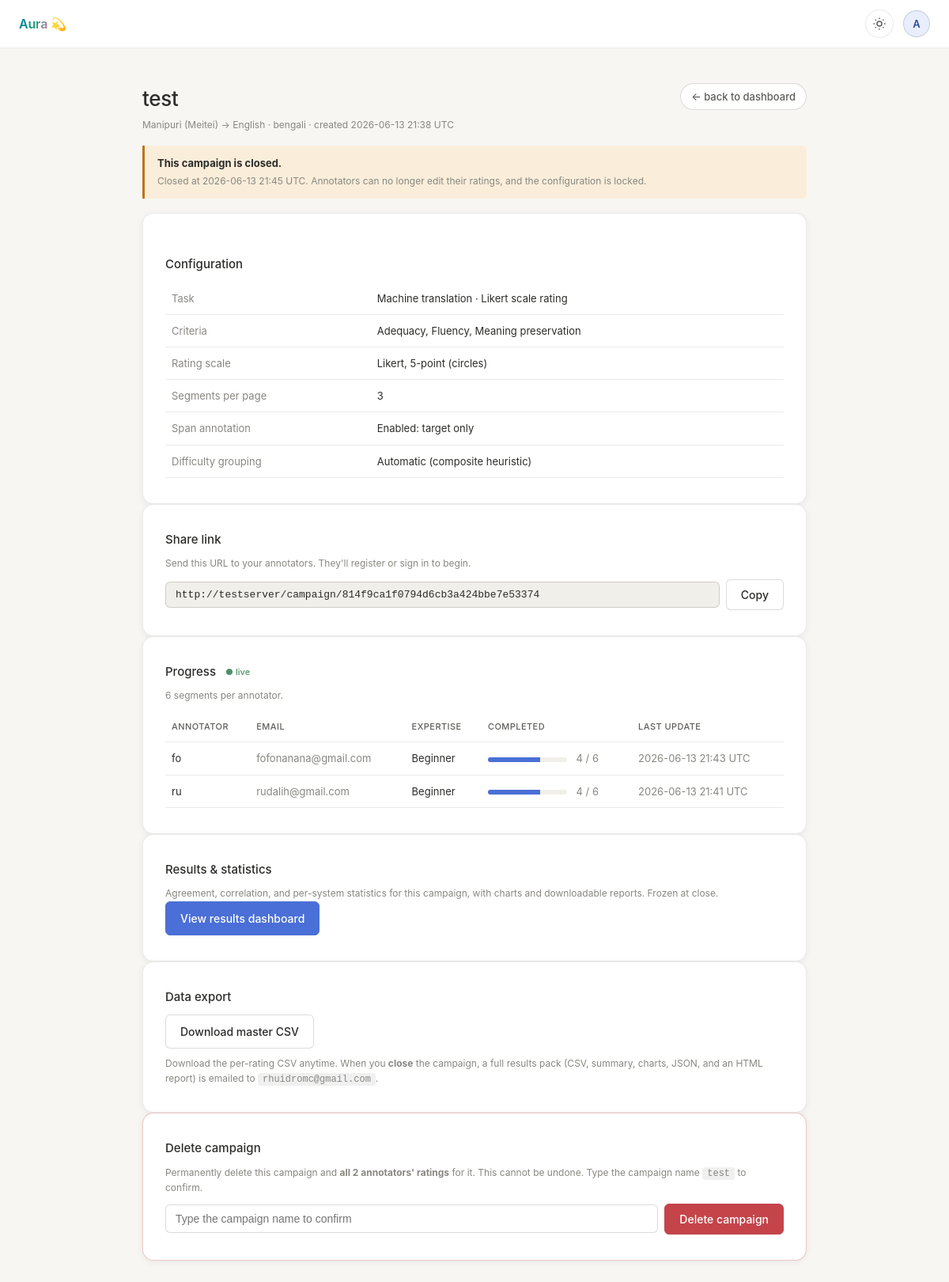
/admin/campaign/814f9ca1f0794d6cb3a424bbe7e53374 (signed in), run on the app's committed database.
### models.py (models this page shows, shortened)
class Campaign(db.Model):
    __tablename__ = "campaigns"
    id = db.Column(db.String(32), primary_key=True, default=_uuid)
    name = db.Column(db.String(200), nullable=False)
    source_language = db.Column(db.String(100), nullable=False, default="")
    target_language = db.Column(db.String(100), nullable=False, default="")
    task_type = db.Column(db.String(40), default="translation")
    input_label = db.Column(db.String(80), default="")
    output_label = db.Column(db.String(80), default="")
    difficulty_method = db.Column(db.String(20), default="auto")
    difficulty_easy_max = db.Column(db.Integer, default=0)   # length method: easy if <= this
    difficulty_hard_min = db.Column(db.Integer, default=0)   # length method: hard if >= this
    served_difficulties = db.Column(db.String(50), default="")
    expertise_matching = db.Column(db.Boolean, default=False)
    rating_position = db.Column(db.String(10), default="side")   # "side" | "below"
    span_position = db.Column(db.String(10), default="below")    # "below" | "beside"
    owner_email = db.Column(db.String(200), default="")          # who created it (results email)
    script = db.Column(db.String(50), default=None)
    segments_json = db.Column(db.Text, nullable=False)
    criteria_json = db.Column(db.Text, default="")
    instructions = db.Column(db.Text, default="")
    span_instructions = db.Column(db.Text, default="")
    span_scope = db.Column(db.String(20), default="target")
    enable_spans = db.Column(db.Boolean, default=True)
    segments_per_page = db.Column(db.Integer, default=3)
    eval_mode = db.Column(db.String(20), default="likert")
    preferences_json = db.Column(db.Text, default="")
    scale_type = db.Column(db.String(20), default="likert")
    scale_points = db.Column(db.Integer, default=5)
    scale_min = db.Column(db.Integer, default=0)
    scale_max = db.Column(db.Integer, default=100)
    scale_design = db.Column(db.String(20), default="circles")
    scale_labels_json = db.Column(db.Text, default="")
    drive_folder_id = db.Column(db.String(200), default="")
    drive_last_status = db.Column(db.String(20), default="")     # "ok", "error", or ""
    drive_last_error = db.Column(db.Text, default="")
    drive_last_sync_at = db.Column(db.DateTime, default=None)
    results_snapshot_json = db.Column(db.Text, default="")
    ai_enabled = db.Column(db.Boolean, default=False)
    ai_ab_enabled = db.Column(db.Boolean, default=False)
    ai_ab_fraction = db.Column(db.Integer, default=50)
    ai_provider = db.Column(db.String(40), default="")   # ollama|anthropic|openai|gemini|openai_compatible
    ai_model = db.Column(db.String(120), default="")
    ai_base_url = db.Column(db.String(300), default="")
    ai_api_key_enc = db.Column(db.Text, default="")      # encrypted at rest
    closed_at = db.Column(db.DateTime, default=None)
    created_at = db.Column(db.DateTime, default=datetime.utcnow)
    ratings = db.relationship("Rating", backref="campaign", lazy="dynamic", cascade="all,delete-orphan")
    @property
    def is_closed(self):
        return self.closed_at is not None
    def io_labels(self):
        d = task_defaults(self.task_type)
        return (self.input_label or d["input"], self.output_label or d["output"])
    @property
    def segments(self):
        try:
            return json.loads(self.segments_json or "[]")
        except json.JSONDecodeError:
            return []
    @property
    def criteria(self):
        if not self.criteria_json:
            return None
        try:
            return json.loads(self.criteria_json)
        except json.JSONDecodeError:
            return None
    DEFAULT_LIKERT_LABELS = {
        "1": "Very poor", "2": "Poor", "3": "Acceptable", "4": "Good", "5": "Excellent",
    }
    @property
    def score_bounds(self):
        if (self.scale_type or "likert") == "continuous":
            lo = self.scale_min if self.scale_min is not None else 0
            hi = self.scale_max if self.scale_max is not None else 100
            if hi < lo:
                lo, hi = hi, lo
            return (lo, hi)
        pts = self.scale_points or 5
        return (1, max(2, pts))
    DEFAULT_PREFERENCES = [
        {"id": "a_much_better", "label": "A is much better"},
        {"id": "a_better",      "label": "A is better"},
        {"id": "tie",           "label": "About the same"},
        {"id": "b_better",      "label": "B is better"},
        {"id": "b_much_better", "label": "B is much better"},
    ]
    @property
    def mode(self):
        return self.eval_mode or "likert"
    def rating_is_complete(self, rating, criteria=None):
        mode = self.mode
        if mode == "pairwise":
            return bool((rating.preference or "").strip())
        if mode == "span_only":
            return bool(rating.reviewed)
        if mode == "post_edit":
            return bool((rating.edited_text or "").strip())
        crit_ids = [c.get("id") for c in (criteria if criteria is not None else (self.criteria or []))]
        if not crit_ids:
            return False
        lo, hi = self.score_bounds
        return rating.is_complete_for(crit_ids, lo, hi)
    @property
    def num_segments(self):
        return len(self.segments)

class Annotator(db.Model):
    __tablename__ = "annotators"
    id = db.Column(db.String(32), primary_key=True, default=_uuid)
    name = db.Column(db.String(200), nullable=False)
    email = db.Column(db.String(200), unique=True, nullable=False, index=True)
    password_hash = db.Column(db.String(200), nullable=False)
    native_language = db.Column(db.String(100), default="")
    expertise = db.Column(db.String(20), default="")   # "" | "easy" | "medium" | "hard"
    created_at = db.Column(db.DateTime, default=datetime.utcnow)
    ratings = db.relationship("Rating", backref="annotator", lazy="dynamic")

class Rating(db.Model):
    __tablename__ = "ratings"
    id = db.Column(db.String(32), primary_key=True, default=_uuid)
    campaign_id = db.Column(db.String(32), db.ForeignKey("campaigns.id"), nullable=False, index=True)
    annotator_id = db.Column(db.String(32), db.ForeignKey("annotators.id"), nullable=False, index=True)
    segment_id = db.Column(db.String(200), nullable=False, index=True)
    scores_json = db.Column(db.Text, default="{}")
    spans_json = db.Column(db.Text, default="{}")
    comments = db.Column(db.Text, default="")
    preference = db.Column(db.String(100), default="")
    reviewed = db.Column(db.Boolean, default=False)
    edited_text = db.Column(db.Text, default="")
    time_spent_seconds = db.Column(db.Integer, default=0)
    created_at = db.Column(db.DateTime, default=datetime.utcnow)
    updated_at = db.Column(db.DateTime, default=datetime.utcnow, onupdate=datetime.utcnow)
    __table_args__ = (
        db.UniqueConstraint("campaign_id", "annotator_id", "segment_id",
                            name="uq_campaign_annotator_segment"),
    )
    def scores_dict(self):
        try:
            return json.loads(self.scores_json or "{}")
        except json.JSONDecodeError:
            return {}
    def is_complete_for(self, criterion_ids, lo=1, hi=5):
        scores = self.scores_dict()
        return all(isinstance(scores.get(cid), int) and lo <= scores[cid] <= hi
                   for cid in criterion_ids)

### app.py (the view)
@app.route("/admin/campaign/<campaign_id>")
@require_admin
def admin_campaign_detail(campaign_id):
    c = Campaign.query.get_or_404(campaign_id)
    crit_ids = [cr["id"] for cr in get_criteria_for(c)]
    rows = []
    annotator_ids = sorted({r.annotator_id for r in c.ratings})
    for aid in annotator_ids:
        ann = Annotator.query.get(aid)
        if not ann:
            continue
        rs = [r for r in c.ratings if r.annotator_id == aid]
        completed = sum(1 for r in rs if c.rating_is_complete(r, get_criteria_for(c)))
        last_update = max((r.updated_at for r in rs), default=None)
        rows.append({
            "annotator": ann,
            "completed": completed,
            "total": c.num_segments,
            "last_update": last_update,
        })
    rows.sort(key=lambda r: (-r["completed"], r["annotator"].email))
    share_url = url_for("annotator_login_view", campaign_id=c.id, _external=True)
    in_label, out_label = c.io_labels()
    mode_label = next((m["name"] for m in EVAL_MODES if m["id"] == c.mode), c.mode)
    diff_label = {"auto": "Automatic (composite heuristic)", "length": "By input length",
                  "manual": "Manual labels only", "none": "None"}.get(
                      c.difficulty_method or "auto", "Automatic")
    return render_template("admin_campaign_detail.html",
                           campaign=c, rows=rows, share_url=share_url,
                           criteria=get_criteria_for(c),
                           mode_label=mode_label, task_label=task_label(c),
                           input_label=in_label, output_label=out_label,
                           difficulty_label=diff_label,)

### templates/admin_campaign_detail.html (shortened to what this page needs)
{% extends "base.html" %}
{% block content %}
<div class="page-header">
  <div>
    <h1>{{ campaign.name }}</h1>
    <p class="hint">
      {{ campaign.source_language }} → {{ campaign.target_language }}{% if campaign.script %} · {{ campaign.script }}{% endif %}
      · created {{ campaign.created_at.strftime('%Y-%m-%d %H:%M UTC') }}
    </p>
  </div>
  <a href="{{ url_for('admin_dashboard') }}" class="link-btn">← back to dashboard</a>
</div>
{% if campaign.is_closed %}
<div class="info-box warning-box">
  <strong>This campaign is closed.</strong>
  <p class="hint">Closed at {{ campaign.closed_at.strftime('%Y-%m-%d %H:%M UTC') }}. Annotators can no longer edit their ratings, and the configuration is locked.</p>
</div>
{% endif %}
<section class="card">
  <div class="page-header" style="margin-bottom:8px;">
    <h3 style="margin:0;">Configuration</h3>
  </div>
  <table class="annotator-table">
    <tbody>
      <tr><td class="muted">Task</td><td>{{ task_label }} · {{ mode_label }}</td></tr>
      {% if campaign.mode in ['likert', 'span_only'] %}
      <tr><td class="muted">{{ 'Error types' if campaign.mode == 'span_only' else 'Criteria' }}</td><td>{{ criteria | map(attribute='name') | join(', ') }}</td></tr>
      {% endif %}
      {% if campaign.mode == 'likert' %}
      <tr><td class="muted">Rating scale</td>
        <td>
          {% if campaign.scale_type == 'continuous' %}
            Continuous slider, {{ campaign.scale_min }}–{{ campaign.scale_max }}
          {% else %}
            Likert, {{ campaign.scale_points }}-point ({{ campaign.scale_design }})
          {% endif %}
        </td></tr>
      {% endif %}
      <tr><td class="muted">Segments per page</td><td>{{ campaign.segments_per_page }}</td></tr>
      {% if campaign.mode in ['likert', 'span_only'] %}
      <tr><td class="muted">Span annotation</td>
        <td>
          {% if campaign.enable_spans %}
            Enabled: {{ 'both source &amp; target' | safe if campaign.span_scope == 'both' else 'target only' }}
          {% else %}Disabled{% endif %}
        </td></tr>
      {% endif %}
      <tr><td class="muted">Difficulty grouping</td><td>{{ difficulty_label }}</td></tr>
    </tbody>
  </table>
</section>
<section class="card">
  <h3>Share link</h3>
  <p class="hint">Send this URL to your annotators. They'll register or sign in to begin.</p>
  <div class="copy-row">
    <input type="text" id="share-url" readonly value="{{ share_url }}" onclick="this.select()">
    <button type="button" class="btn" onclick="copyShareUrl()">Copy</button>
  </div>
</section>
<section class="card">
  <h3>Progress <span id="progress-live" class="progress-live" title="Updates automatically">● live</span></h3>
  <p class="hint">{{ campaign.num_segments }} segments per annotator.</p>
  <table class="annotator-table" id="progress-table"{% if not rows %} hidden{% endif %}>
    <thead>
      <tr>
        <th>Annotator</th>
        <th>Email</th>
        <th>Expertise</th>
        <th>Completed</th>
        <th>Last update</th>
      </tr>
    </thead>
    <tbody id="progress-tbody">
      {% set _exp_label = {'easy':'Beginner','medium':'Intermediate','hard':'Advanced'} %}
      {% for r in rows %}
      <tr>
        <td>{{ r.annotator.name }}</td>
        <td class="muted">{{ r.annotator.email }}</td>
        <td>{{ _exp_label.get(r.annotator.expertise, '—') }}</td>
        <td>
          <div class="mini-progress">
            <div class="mini-progress-fill" style="width: {{ (r.completed / r.total * 100) | int if r.total else 0 }}%;"></div>
          </div>
          <span class="muted">{{ r.completed }} / {{ r.total }}</span>
        </td>
        <td class="muted">{{ r.last_update.strftime('%Y-%m-%d %H:%M UTC') if r.last_update else '—' }}</td>
      </tr>
      {% endfor %}
    </tbody>
  </table>
</section>
<section class="card">
  <h3>Results &amp; statistics</h3>
  <p class="hint" style="margin-top:0;">Agreement, correlation, and per-system statistics for this campaign, with charts and downloadable reports. {% if campaign.is_closed %}Frozen at close.{% else %}Updates live as ratings come in.{% endif %}</p>
  <a href="{{ url_for('admin_campaign_results', campaign_id=campaign.id) }}" class="btn btn-primary">View results dashboard</a>
</section>
<section class="card">
  <h3>Data export</h3>
  <a href="{{ url_for('admin_campaign_download_csv', campaign_id=campaign.id) }}" class="btn">
    Download master CSV
  </a>
  <p class="hint" style="margin-top:10px;">
    Download the per-rating CSV anytime. When you <strong>close</strong> the campaign, a full
    results pack (CSV, summary, charts, JSON, and an HTML report) is emailed to
    {% if campaign.owner_email %}<code class="code-inline">{{ campaign.owner_email }}</code>{% else %}the campaign owner{% endif %}.
  </p>
</section>
<section class="card danger-card">
  <h3>Delete campaign</h3>
  <p class="hint">
    Permanently delete this campaign and <strong>all {{ rows|length }} annotators' ratings</strong> for it.
    This cannot be undone. Type the campaign name <code class="code-inline">{{ campaign.name }}</code> to confirm.
  </p>
  <form method="post" action="{{ url_for('admin_campaign_delete', campaign_id=campaign.id) }}"
        onsubmit="return confirm('Delete this campaign and all its ratings permanently?');"
        class="delete-form">
    <input type="text" name="confirm_name" placeholder="Type the campaign name to confirm" autocomplete="off">
    <button type="submit" class="btn btn-danger">Delete campaign</button>
  </form>
</section>
{% endblock %}

### data on the page
Campaign: name "test", source_language "Manipuri (Meitei)", target_language "English", script "bengali", created_at "2026-06-13 21:38 UTC", closed_at "2026-06-13 21:45 UTC", eval_mode "Criteria", scale_points "5", scale_design "circles", segments_per_page "3", span_scope "target only", num_segments "6", owner_email "rhuidromc@gmail.com"
Annotator: annotator.name "fo", annotator.email "fofonanana@gmail.com", get "Beginner"
Rating: last_update "2026-06-13 21:43 UTC"
Annotator: annotator.name "ru", annotator.email "rudalih@gmail.com", get "Beginner"
Rating: last_update "2026-06-13 21:41 UTC"

### other printed values
{{ task_label }} "Machine translation"
{{ mode_label }} "Likert scale rating"
{{ criteria | map(attribute='name') | join(', ') }} "Adequacy, Fluency, Meaning preservation"
{{ difficulty_label }} "Automatic (composite heuristic)"
{{ r.completed }} "4" "4"
{{ r.total }} "6" "6"
{{ rows|length }} "2"
